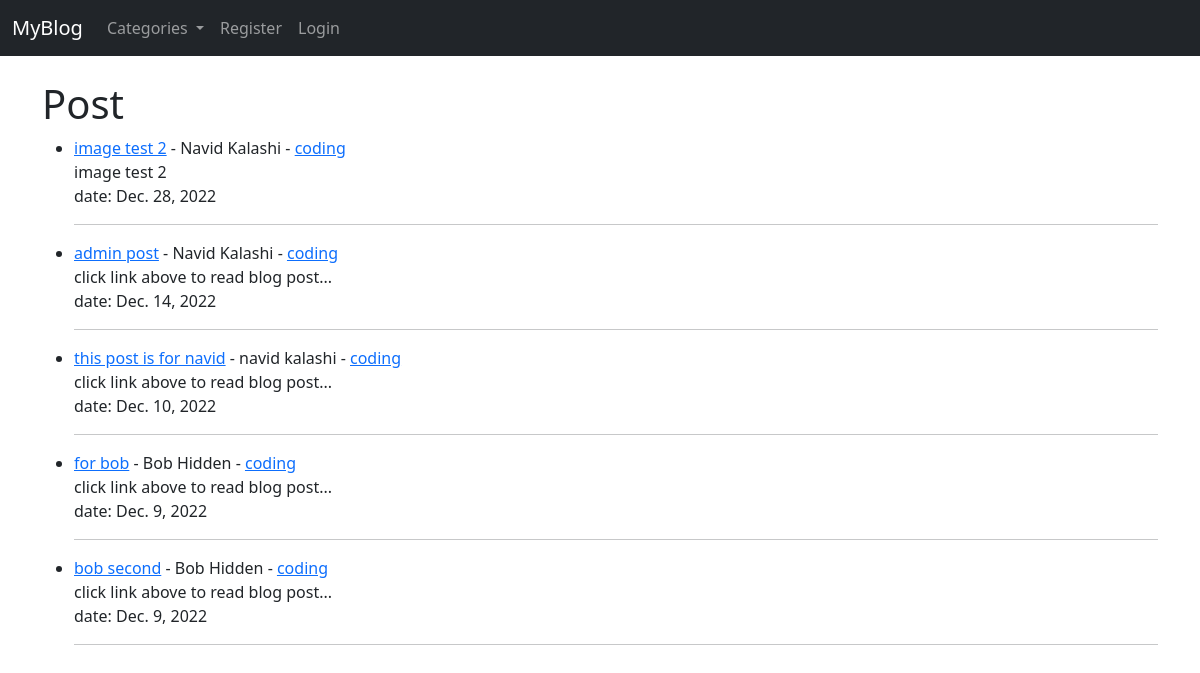
The page / on the database its author committed.
### blog/models.py (models this page shows, shortened)
class Post(models.Model):
    title = models.CharField(max_length=255)
    header_image = models.ImageField(null=True, blank=True, upload_to='images/')
    title_tag = models.CharField(max_length=255)
    author = models.ForeignKey(User, on_delete=models.CASCADE)
    body = RichTextField(blank=True, null=True)
    date = models.DateField(auto_now_add=True)
    category = models.CharField(max_length=255, default='coding')
    snippet = models.CharField(max_length=255)
    likes = models.ManyToManyField(User, related_name='blog_posts')

### blog/views.py (the view)
# urls.py: path('', HomeView.as_view(), name='home'),
class HomeView(ListView):
    model = Post
    template_name = 'home.html'
    ordering = ['-date']
    def get_context_data(self, *args, **kwargs):
        cat_menu = Category.objects.all()
        context = super(HomeView, self).get_context_data(*args, **kwargs)
        context['cat_menu'] = cat_menu
        return context

### blog/models.py (called while the page is built)
    def __str__(self):
        return self.name

### blog/templates/home.html (shortened to what this page needs)
{% extends 'base.html' %}
{% block content %}
    <h1>Post</h1>
    <ul>
        {% for post in object_list %}
        <li><a href="{% url 'article_detail' post.pk %}">{{post.title}}</a>
             - {{post.author.first_name}} {{post.author.last_name}}
             - <a href="{% url 'category' post.category|slugify %}">{{post.category}}</a>
            <br>
            {{post.snippet}}
            </li>
            date: {{post.date}}
            <hr>
        {% endfor %}
    </ul>
{% endblock content %}

### rows shown on the page
Post: title "image test 2", author.first_name "Navid", author.last_name "Kalashi", category "coding", snippet "image test 2", date "Dec. 28, 2022"
Post: title "admin post", author.first_name "Navid", author.last_name "Kalashi", category "coding", snippet "click link above to read blog post...", date "Dec. 14, 2022"
Post: title "this post is for navid", author.first_name "navid", author.last_name "kalashi", category "coding", snippet "click link above to read blog post...", date "Dec. 10, 2022"
Post: title "for bob", author.first_name "Bob", author.last_name "Hidden", category "coding", snippet "click link above to read blog post...", date "Dec. 9, 2022"
Post: title "bob second", author.first_name "Bob", author.last_name "Hidden", category "coding", snippet "click link above to read blog post...", date "Dec. 9, 2022"
